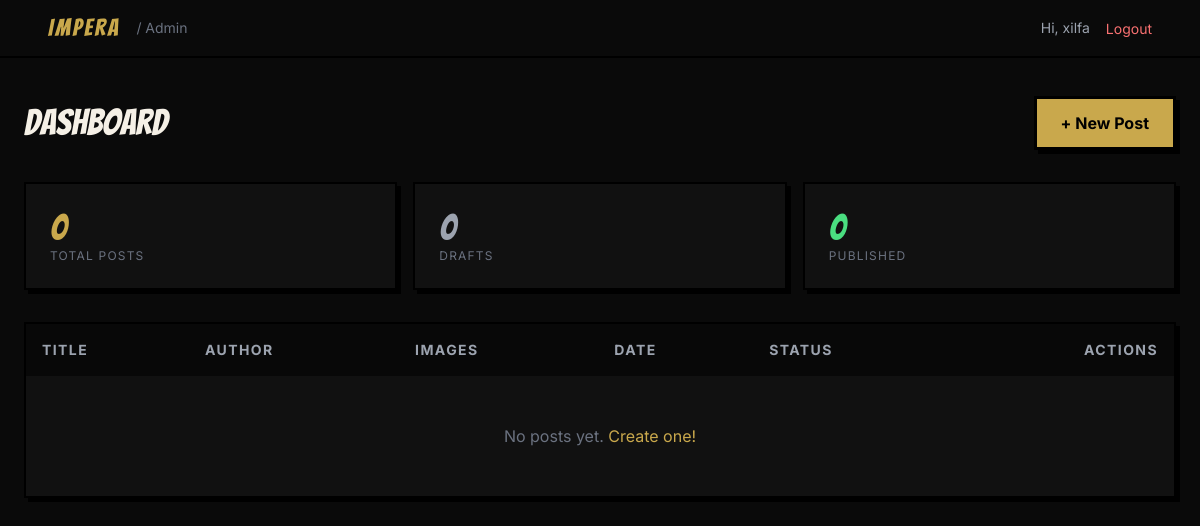
The app's page /admin (signed in), older data.
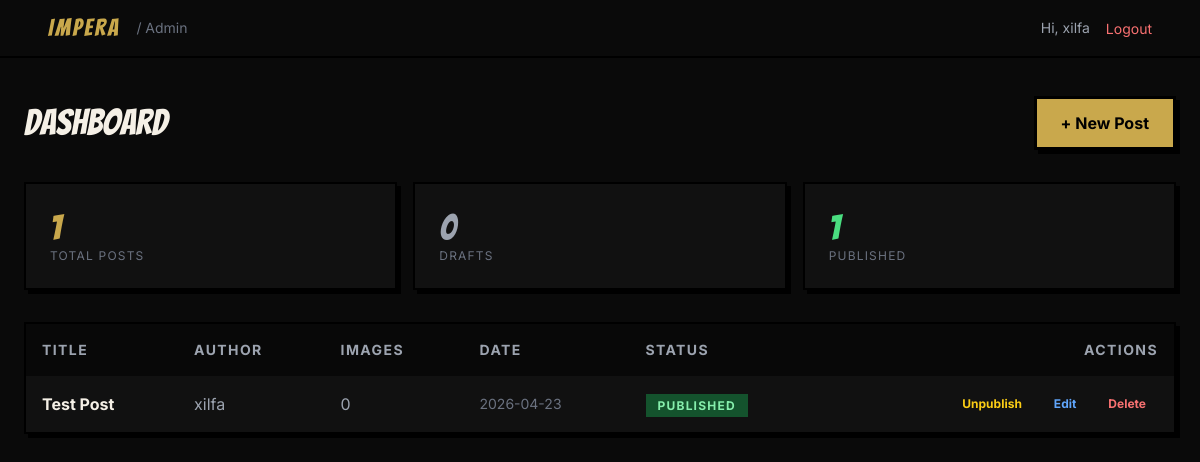
The same page, newer data.
### tables this page shows
CREATE TABLE users (
            id INTEGER PRIMARY KEY AUTOINCREMENT,
            username TEXT UNIQUE NOT NULL,
            password_hash TEXT NOT NULL,
            created_at TIMESTAMP DEFAULT CURRENT_TIMESTAMP
        );

CREATE TABLE posts (
            id INTEGER PRIMARY KEY AUTOINCREMENT,
            title TEXT NOT NULL,
            body TEXT NOT NULL,
            author_id INTEGER NOT NULL,
            status TEXT CHECK(status IN ('draft', 'published')) DEFAULT 'draft',
            created_at TIMESTAMP DEFAULT CURRENT_TIMESTAMP,
            updated_at TIMESTAMP DEFAULT CURRENT_TIMESTAMP,
            FOREIGN KEY (author_id) REFERENCES users(id)
        );

### main.py (the view)
@app.get("/admin", response_class=HTMLResponse)
async def admin_dashboard(request: Request):
    user = get_current_user(request)
    if not user:
        return RedirectResponse("/masukgan", status_code=302)
    conn = get_db()
    cursor = conn.cursor()
    cursor.execute("""
        SELECT p.id, p.title, p.status, p.created_at, u.username,
               (SELECT COUNT(*) FROM post_images WHERE post_id = p.id) as image_count
        FROM posts p
        JOIN users u ON p.author_id = u.id
        ORDER BY p.created_at DESC
    """)
    posts = cursor.fetchall()
    cursor.execute("SELECT COUNT(*) as total FROM posts")
    total = cursor.fetchone()["total"]
    cursor.execute("SELECT COUNT(*) as total FROM posts WHERE status = 'draft'")
    drafts = cursor.fetchone()["total"]
    cursor.execute("SELECT COUNT(*) as total FROM posts WHERE status = 'published'")
    published = cursor.fetchone()["total"]
    conn.close()
    return templates.TemplateResponse(request, "admin.html", {
        "request": request,
        "user": user,
        "posts": posts,
        "stats": {"total": total, "drafts": drafts, "published": published}
    })

### app/templates/admin.html (shortened to what this page needs)
<!DOCTYPE html>
<html lang="en">
<head>
    <script src="https://cdn.tailwindcss.com"></script>
</head>
<body class="bg-[#0a0a0a] text-[#F5F0E6]">
    <nav class="fixed top-0 w-full z-50 bg-[#0a0a0a]/90 border-b-2 border-black">
        <div class="max-w-6xl mx-auto px-6 py-3 flex items-center justify-between">
            <div class="flex items-center gap-4">
                <span class="text-2xl font-display tracking-widest text-accent">IMPERA</span>
                <span class="text-sm text-gray-500">/ Admin</span>
            </div>
            <div class="flex items-center gap-4">
                <span class="text-sm text-gray-400">Hi, {{ user.username }}</span>
                <form method="POST" action="/admin/logout">
                    <button type="submit" class="text-sm text-red-400 hover:text-red-300">Logout</button>
                </form>
            </div>
        </div>
    </nav>
    <div class="pt-24 px-6 pb-12">
        <div class="max-w-6xl mx-auto">
            <div class="flex items-center justify-between mb-8">
                <h1 class="text-4xl font-display">Dashboard</h1>
                <a href="/admin/new" class="bg-accent text-black font-bold px-6 py-3 comic-border hover:bg-accent-light transition-colors">
                    + New Post
                </a>
            </div>
            <div class="grid grid-cols-3 gap-4 mb-8">
                <div class="bg-panel border-2 border-black p-6 comic-border">
                    <p class="text-4xl font-display text-accent">{{ stats.total }}</p>
                    <p class="text-xs text-gray-500 uppercase tracking-widest">Total Posts</p>
                </div>
                <div class="bg-panel border-2 border-black p-6 comic-border">
                    <p class="text-4xl font-display text-gray-400">{{ stats.drafts }}</p>
                    <p class="text-xs text-gray-500 uppercase tracking-widest">Drafts</p>
                </div>
                <div class="bg-panel border-2 border-black p-6 comic-border">
                    <p class="text-4xl font-display text-green-400">{{ stats.published }}</p>
                    <p class="text-xs text-gray-500 uppercase tracking-widest">Published</p>
                </div>
            </div>
            <div class="bg-panel border-2 border-black comic-border overflow-hidden">
                <table class="w-full">
                    <thead class="bg-black/50">
                        <tr>
                            <th class="text-left p-4 text-sm font-bold uppercase tracking-widest text-gray-400">Title</th>
                            <th class="text-left p-4 text-sm font-bold uppercase tracking-widest text-gray-400">Author</th>
                            <th class="text-left p-4 text-sm font-bold uppercase tracking-widest text-gray-400">Images</th>
                            <th class="text-left p-4 text-sm font-bold uppercase tracking-widest text-gray-400">Date</th>
                            <th class="text-left p-4 text-sm font-bold uppercase tracking-widest text-gray-400">Status</th>
                            <th class="text-right p-4 text-sm font-bold uppercase tracking-widest text-gray-400">Actions</th>
                        </tr>
                    </thead>
                    <tbody class="divide-y divide-gray-800">
                        {% for post in posts %}
                        <tr class="hover:bg-white/5">
                            <td class="p-4 font-bold">{{ post.title }}</td>
                            <td class="p-4 text-gray-400">{{ post.username }}</td>
                            <td class="p-4 text-gray-400">{{ post.image_count }}</td>
                            <td class="p-4 text-gray-500 text-sm">{{ post.created_at[:10] }}</td>
                            <td class="p-4">
                                <span class="px-3 py-1 text-xs font-bold uppercase tracking-widest {% if post.status == 'published' %}bg-green-900 text-green-300{% else %}bg-gray-700 text-gray-400{% endif %}">
                                    {{ post.status }}
                                </span>
                            </td>
                            <td class="p-4 text-right">
                                <div class="flex justify-end gap-2">
                                    <button
                                        onclick="toggleStatus({{ post.id }})"
                                        class="px-3 py-1 text-xs font-bold {% if post.status == 'published' %}text-yellow-400 hover:text-yellow-300{% else %}text-green-400 hover:text-green-300{% endif %}"
                                    >
                                        {{ 'Unpublish' if post.status == 'published' else 'Publish' }}
                                    </button>
                                    <a href="/admin/posts/{{ post.id }}" class="px-3 py-1 text-xs font-bold text-blue-400 hover:text-blue-300">Edit</a>
                                    <button
                                        onclick="deletePost({{ post.id }})"
                                        class="px-3 py-1 text-xs font-bold text-red-400 hover:text-red-300"
                                    >Delete</button>
                                </div>
                            </td>
                        </tr>
                        {% endfor %}
                    </tbody>
                </table>
                {% if not posts %}
                <div class="p-12 text-center text-gray-500">
                    No posts yet. <a href="/admin/new" class="text-accent hover:underline">Create one!</a>
                </div>
                {% endif %}
            </div>
        </div>
    </div>
</body>
</html>

### app/templates/admin.html (style rules this page uses)
body { font-family: 'Inter', sans-serif; }
.comic-border { border: 3px solid #000; box-shadow: 4px 4px 0px #000; }

Row changes from the older to the newer data that the page shows:
added posts: title "Test Post", username "xilfa", image_count "0", created_at "2026-04-23", status "PUBLISHED", status "Unpublish"
Text that changed along with them:
{{ stats.total }}: "0" → "1"
{{ stats.published }}: "0" → "1"
text no longer shown: "No posts yet. Create one!"
